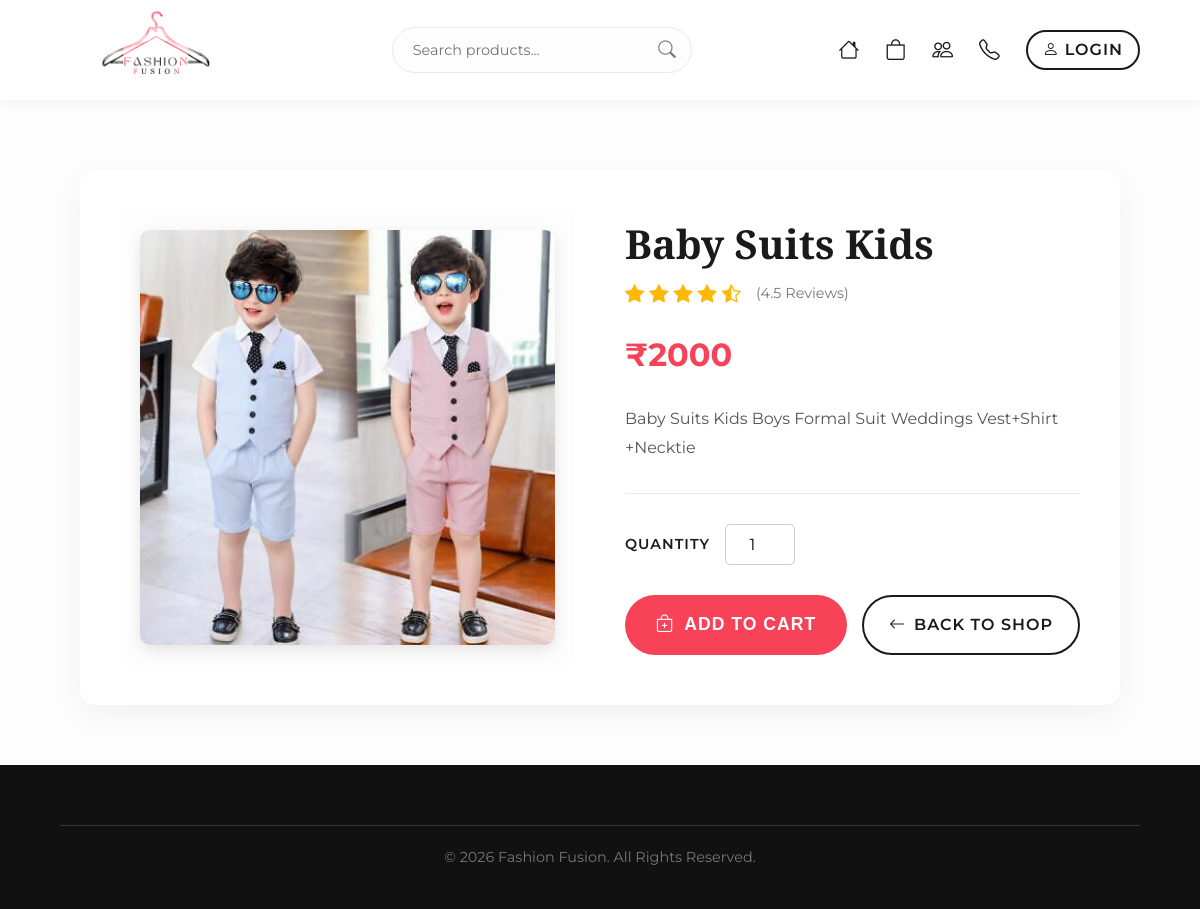
/productdetail.php?id=22, run on the app's committed database.
### tables this page shows
CREATE TABLE `products_kids` (
  `id` int(255) NOT NULL,
  `p_id` varchar(255) NOT NULL,
  `p_name` varchar(255) NOT NULL,
  `p_price` int(255) NOT NULL,
  `p_image` varchar(255) NOT NULL,
  `p_description` varchar(255) NOT NULL
);

### validation.php (called while the page is built, shortened)
<?php
function ff_validate_positive_int($v, $min = 1, $max = PHP_INT_MAX)
{
    $s = (string) $v;
    $n = (int) $s;
    return ['ok' => true, 'value' => $n];
}

### productdetail.php (the view, shortened to what this page needs)
<?php
require_once __DIR__ . '/validation.php';
?>
<!DOCTYPE html>
<html lang="en">
<head>
    <link rel="stylesheet" href="https://cdn.jsdelivr.net/npm/bootstrap-icons@1.11.3/font/bootstrap-icons.min.css">
    <link rel="stylesheet" href="css/style.css">
</head>
<body>
    <?php @include 'header.php';?>
    <div class="main-wrapper single-product-page">
        <div class="container">
            <?php
            $url_id = isset($_GET['id']) ? $_GET['id'] : (isset($_GET['edit']) ? $_GET['edit'] : null);
            if($url_id){
                $eid = ff_validate_positive_int($url_id, 1, 999999);
                $edit_id = $eid['ok'] ? $eid['value'] : 0;
                $product_found = false;
                $tables = ['products_woman', 'products_man', 'products_kids', 'products'];
                $fetch_edit = null;
                if($edit_id) {
                    foreach($tables as $table) {
                        $edit_query = mysqli_query($con, "SELECT * FROM `$table` WHERE id = " . (int)$edit_id);
                        if($edit_query && mysqli_num_rows($edit_query) > 0){
                            $fetch_edit = mysqli_fetch_assoc($edit_query);
                            $product_found = true;
                            $back_link = ($table == 'products_woman') ? 'woman.php' : (($table == 'products_man') ? 'man.php' : (($table == 'products_kids') ? 'kids.php' : 'products.php'));
                            break;
                        }
                    }
                }
                if($product_found && $fetch_edit){
                    $display_name = $fetch_edit['p_name'] ?? $fetch_edit['name'];
                    $display_price = $fetch_edit['p_price'] ?? $fetch_edit['price'];
                    $display_image = $fetch_edit['p_image'] ?? $fetch_edit['image'];
                    $display_desc = $fetch_edit['p_description'] ?? $fetch_edit['description'];
            ?>
            <form action="" method="post" class="product-detail-grid">
                <div class="product-image-col">
                    <img src="admin/uploaded_img/<?php echo htmlspecialchars($display_image); ?>" alt="<?php echo htmlspecialchars($display_name); ?>" onerror="this.src='images/placeholder.jpg'">
                </div>
                <div class="product-info-col">
                    <h1 class="detail-title"><?php echo htmlspecialchars($display_name); ?></h1>
                    <div class="detail-stars">
                        <i class="bi bi-star-fill"></i>
                        <i class="bi bi-star-fill"></i>
                        <i class="bi bi-star-fill"></i>
                        <i class="bi bi-star-fill"></i>
                        <i class="bi bi-star-half"></i>
                        <span class="review-count">(4.5 Reviews)</span>
                    </div>
                    <div class="detail-price">₹<?php echo htmlspecialchars($display_price); ?></div>
                    <p class="detail-description"><?php echo nl2br(htmlspecialchars($display_desc)); ?></p>
                    <div class="purchase-actions">
                        <div class="quantity-wrapper">
                            <label for="qty">Quantity</label>
                            <input type="number" id="qty" value="1" min="1" max="20" required name="product_quantity">
                        </div>
                        <div class="btn-groups">
                            <button type="submit" name="add_to_cart" class="btn-add-cart">
                                <i class="bi bi-bag-plus"></i> Add to Cart
                            </button>
                            <a href="<?php echo $back_link; ?>" class="btn-back">
                                <i class="bi bi-arrow-left"></i> Back to Shop
                            </a>
                        </div>
                    </div>
                </div>
            </form>
            <?php
                } else {
                    echo "<div class='no-products'><h2>Product not found</h2><p>This item may have been removed or is unavailable.</p><a href='index.php' class='btn-primary'>Return Home</a></div>";
                }
            } else {
                echo "<div class='no-products'><h2>No product selected</h2><a href='index.php' class='btn-primary'>Return Home</a></div>";
            }
            ?>
        </div>
    </div>
    <footer class="site-footer">
        <div class="footer-bottom" style="margin-top: 0; padding: 20px 0;">
            <p>&copy; <?php echo date("Y"); ?> Fashion Fusion. All Rights Reserved.</p>
        </div>
    </footer>
</body>
</html>

### css/style.css (style rules this page uses)
:root { --primary-color: #f84258; --text-dark: #1a1a1a; --text-light: #777; --bg-light: #fdfdfd; --font-heading: 'Playfair Display', serif; --font-body: 'Montserrat', sans-serif; }
* { margin: 0; padding: 0; box-sizing: border-box; }
body { font-family: var(--font-body); background-color: var(--bg-light); color: var(--text-dark); line-height: 1.6; padding-top: 70px; }
a { text-decoration: none; color: inherit; transition: all 0.3s ease; }
.site-footer { background-color: #111; color: #fff; padding: 60px 5% 20px; }
.footer-bottom { text-align: center; padding-top: 20px; border-top: 1px solid #333; color: #777; font-size: 0.9rem; }
.container { max-width: 1200px; margin: 0 auto; padding: 0 20px; }
.single-product-page { padding: 100px 5% 60px; min-height: 80vh; }
.product-detail-grid { display: grid; grid-template-columns: 1fr 1fr; gap: 50px; background: #fff; padding: 40px; border-radius: 15px; box-shadow: 0 10px 30px rgba(0,0,0,0.05); }
.product-image-col { display: flex; justify-content: center; align-items: center; background: var(--bg-light); border-radius: 10px; padding: 20px; }
.product-image-col img { width: 100%; max-width: 450px; border-radius: 10px; object-fit: cover; box-shadow: 0 5px 15px rgba(0,0,0,0.1); }
.product-info-col { display: flex; flex-direction: column; justify-content: center; }
.detail-title { font-family: var(--font-heading); font-size: 2.5rem; color: var(--text-dark); margin-bottom: 10px; line-height: 1.2; }
.detail-stars { color: #ffb800; font-size: 1.2rem; margin-bottom: 20px; display: flex; align-items: center; gap: 5px; }
.review-count { color: var(--text-light); font-size: 0.9rem; margin-left: 10px; }
.detail-price { font-size: 2rem; font-weight: 700; color: var(--primary-color); margin-bottom: 25px; }
.detail-description { font-size: 1rem; color: #555; line-height: 1.8; margin-bottom: 30px; padding-bottom: 30px; border-bottom: 1px solid #eaeaea; }
.purchase-actions { display: flex; flex-direction: column; gap: 20px; }
.quantity-wrapper { display: flex; align-items: center; gap: 15px; }
.quantity-wrapper label { font-weight: 600; text-transform: uppercase; font-size: 0.9rem; letter-spacing: 1px; }
.quantity-wrapper input[type="number"] { width: 70px; padding: 10px; border: 1px solid #ccc; border-radius: 5px; font-family: var(--font-body); font-size: 1rem; text-align: center; }
.btn-groups { display: flex; gap: 15px; margin-top: 10px; }
.btn-add-cart { flex: 1; background: var(--primary-color); color: #fff; padding: 15px 20px; font-size: 1.1rem; font-weight: 600; text-transform: uppercase; letter-spacing: 1px; border: none; border-radius: 30px; cursor: pointer; transition: all 0.3s ease; display: flex; justify-content: center; align-items: center; gap: 10px; }
.btn-back { display: flex; justify-content: center; align-items: center; gap: 8px; padding: 15px 25px; background: transparent; color: var(--text-dark); border: 2px solid var(--text-dark); border-radius: 30px; font-weight: 600; text-transform: uppercase; letter-spacing: 1px; }

### data on the page
products_kids: p_image (picture), p_name "Baby Suits Kids", p_price "2000", p_description "Baby Suits Kids Boys Formal Suit Weddings Vest+Shirt +Necktie"
